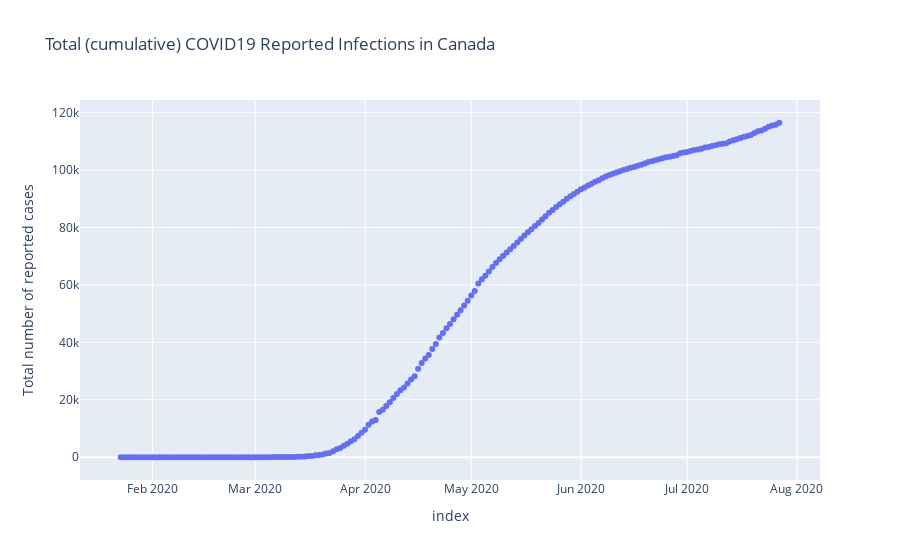

Notebook code cell kept with this figure:
### Code cell
px.scatter(transposed_final,
          x=transposed_final.index,
          y='TotalDailyCase',
          title='Total (cumulative) COVID19 Reported Infections in Canada',
          labels={"x":"Time(daily)",
           "TotalDailyCase":"Total number of reported cases"})

### Figure 1 — Plotly figure (JSON) as saved in the notebook; plotly's stock layout.template omitted (floating-point values rounded to 4 significant figures; data arrays with more than 128 entries replaced by an {"elided": "..."} marker saying what was removed)
{"data": [{"hovertemplate": "index=%{x}<br>Total number of reported cases=%{y}<extra></extra>", "legendgroup": "", "marker": {"color": "#636efa", "symbol": "circle"}, "mode": "markers", "name": "", "orientation": "v", "showlegend": false, "type": "scatter", "x": {"elided": "187 str values"}, "xaxis": "x", "y": {"elided": "187 int values"}, "yaxis": "y"}], "layout": {"legend": {"tracegroupgap": 0}, "title": {"text": "Total (cumulative) COVID19 Reported Infections in Canada"}, "xaxis": {"anchor": "y", "domain": [0, 1], "title": {"text": "index"}}, "yaxis": {"anchor": "x", "domain": [0, 1], "title": {"text": "Total number of reported cases"}}}}
